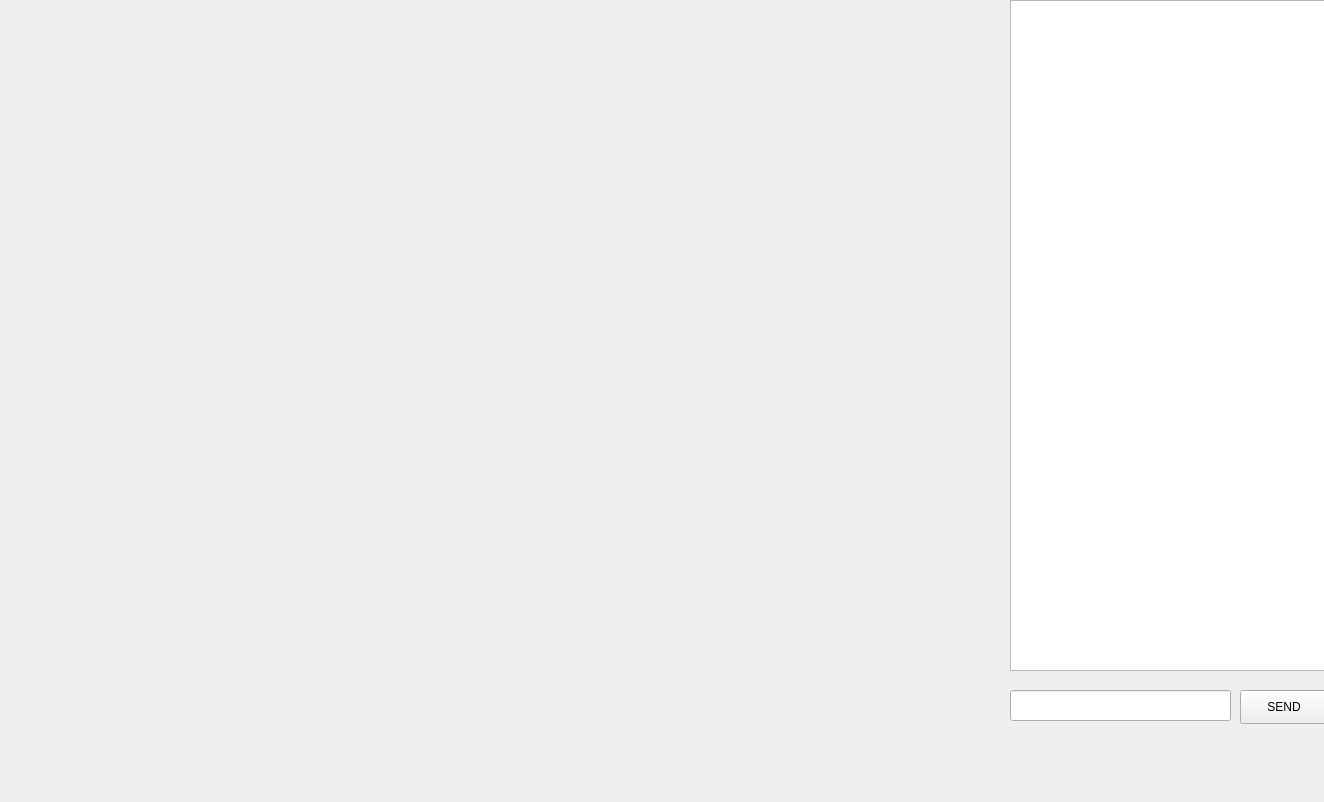
<?xml version="1.0" encoding="UTF-8"?>
<ui version="4.0">
 <class>Table</class>
 <widget class="QWidget" name="Table">
  <property name="geometry">
   <rect>
    <x>0</x>
    <y>0</y>
    <width>1324</width>
    <height>802</height>
   </rect>
  </property>
  <property name="windowTitle">
   <string>Form</string>
  </property>
  <property name="styleSheet">
   <string notr="true"/>
  </property>
  <widget class="QLabel" name="label">
   <property name="geometry">
    <rect>
     <x>110</x>
     <y>110</y>
     <width>791</width>
     <height>541</height>
    </rect>
   </property>
   <property name="styleSheet">
    <string notr="true">background-image: url(:/images/ft_green_poker_skin.png);</string>
   </property>
   <property name="text">
    <string/>
   </property>
  </widget>
  <widget class="QTextEdit" name="chat">
   <property name="geometry">
    <rect>
     <x>1010</x>
     <y>0</y>
     <width>321</width>
     <height>671</height>
    </rect>
   </property>
   <property name="readOnly">
    <bool>true</bool>
   </property>
  </widget>
  <widget class="QLabel" name="card1">
   <property name="geometry">
    <rect>
     <x>380</x>
     <y>350</y>
     <width>44</width>
     <height>63</height>
    </rect>
   </property>
   <property name="text">
    <string/>
   </property>
  </widget>
  <widget class="QLabel" name="card2">
   <property name="geometry">
    <rect>
     <x>433</x>
     <y>350</y>
     <width>44</width>
     <height>63</height>
    </rect>
   </property>
   <property name="text">
    <string/>
   </property>
  </widget>
  <widget class="QLabel" name="card3">
   <property name="geometry">
    <rect>
     <x>485</x>
     <y>350</y>
     <width>44</width>
     <height>63</height>
    </rect>
   </property>
   <property name="text">
    <string/>
   </property>
  </widget>
  <widget class="QLabel" name="card4">
   <property name="geometry">
    <rect>
     <x>539</x>
     <y>350</y>
     <width>44</width>
     <height>63</height>
    </rect>
   </property>
   <property name="text">
    <string/>
   </property>
  </widget>
  <widget class="QLabel" name="card5">
   <property name="geometry">
    <rect>
     <x>590</x>
     <y>350</y>
     <width>44</width>
     <height>63</height>
    </rect>
   </property>
   <property name="text">
    <string/>
   </property>
  </widget>
  <widget class="QLineEdit" name="lineMessage">
   <property name="geometry">
    <rect>
     <x>1010</x>
     <y>690</y>
     <width>221</width>
     <height>31</height>
    </rect>
   </property>
  </widget>
  <widget class="QPushButton" name="pushButton">
   <property name="geometry">
    <rect>
     <x>1240</x>
     <y>690</y>
     <width>88</width>
     <height>34</height>
    </rect>
   </property>
   <property name="text">
    <string>SEND</string>
   </property>
  </widget>
 </widget>
 <resources/>
 <connections/>
</ui>
